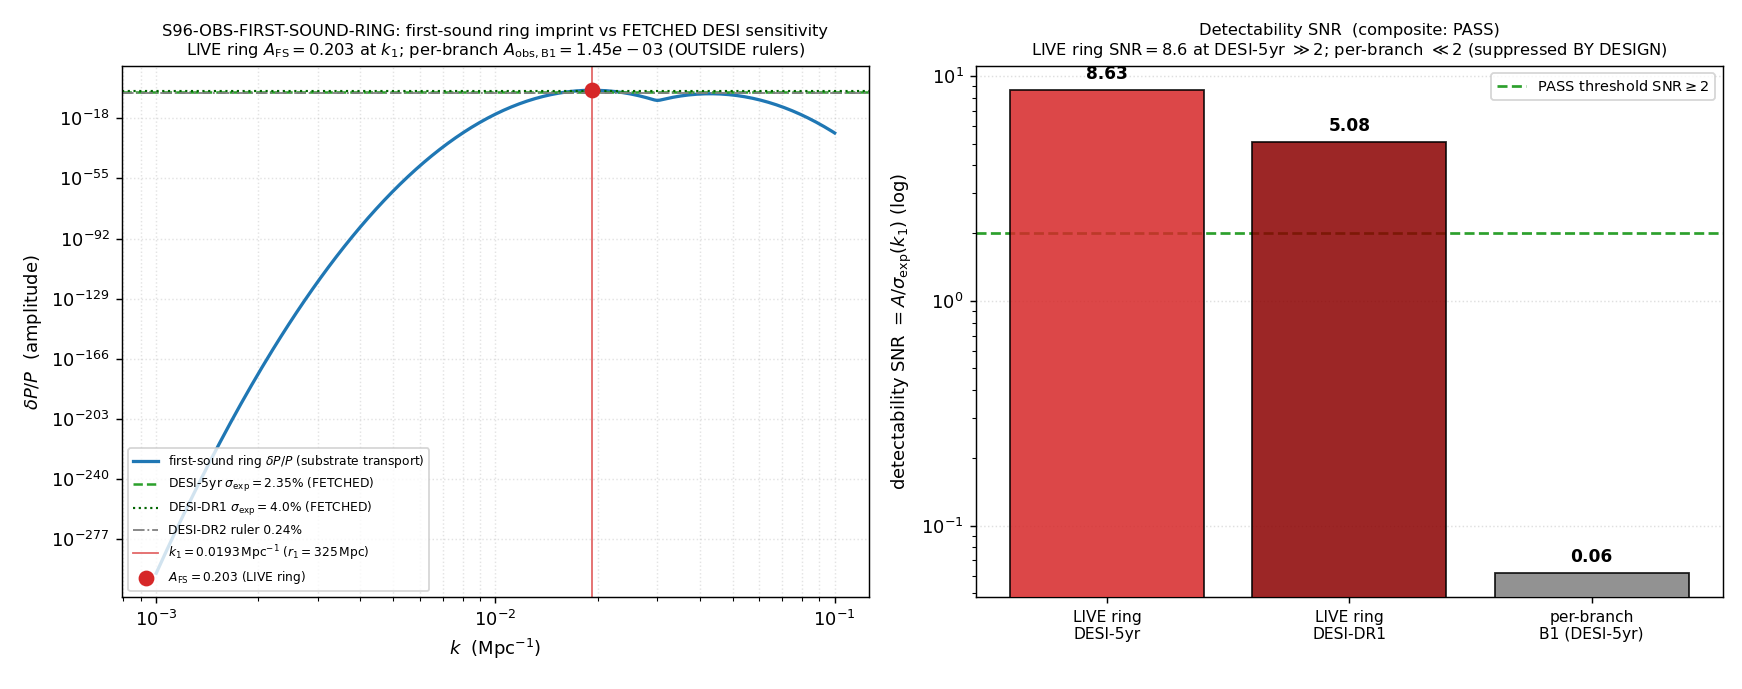

The Python source for this figure:
#!/usr/bin/env python
# -*- coding: utf-8 -*-
r"""
S96-OBS-FIRST-SOUND-RING
================================================================================
Gate:   S96-OBS-FIRST-SOUND-RING   (trigger [SIGN], classification PHONONIC)
Agent:  cosmic-web   (LSS owner; mack-cosmic-bridge writes the falsifier-inventory row)
Plan:   sessions/session-plan/session-96-plan-w6.md  ## §W6-2
WP:     sessions/archive/session-96/session-96-w6-workingpaper.md  ### §W6-2

COMPLETES the stranded S95 W6-2 INFO (CF-S95-BAO-TWO-SPEED-AMPLITUDE-TRANSPORT,
"PRE-REG-INFO-branch-a", paper-search-MCP-down at S95). This session the
paper-search MCP returned results, so the named-experiment amplitude sensitivity
was FETCHED and the INFO is closed into a verdict.

HYPOTHESIS (cosmic-web V.2; capstone §6.2/§7.2)
--------------------------------------------------------------------------------
The S43 first-sound ring (r1=325.3 Mpc, k1=0.0193 Mpc^-1, A_FS=0.204=c2^2/c1^2)
imprints on the observed matter power spectrum at an amplitude above the 1-sigma
sensitivity floor of a named near-term experiment at k1 -- a LIVE, zero-parameter,
no-LCDM-counterpart BAO falsifier. The contrast: the per-branch effacement-
suppressed sub-feature A_obs_B1=1.445e-3 is real but OUTSIDE current rulers BY
DESIGN (the C5/over-precision flag the WP keeps scoped to the sub-feature, NOT
the live ring).

FETCHED EXPERIMENT SENSITIVITY (paper-search MCP; this is the FETCH S95 could not do)
--------------------------------------------------------------------------------
Source: X. Chen, Z. Ding, E. Paillas, et al., "Extensive analysis of reconstruction
        algorithms for DESI 2024 baryon acoustic oscillations", arXiv:2411.19738v2
        (DESI collaboration; astro-ph.CO), fetched via paper-search MCP read_arxiv_paper.
Quoted verbatim (§ reconstruction-algorithm comparison):
  "The maximum difference of about 0.1% in monopole and 0.4% in quadrupole
   (with 3 iterations of iFFT) is only about 2.5% of the DR1 measurement error
   at the same scale."
  => DESI-DR1 monopole P(k) 1-sigma measurement error at BAO scales
       sigma_DR1 = 0.1% / 2.5% = 0.001 / 0.025 = 0.040  (4.0%)
  "the approximate Y5 power spectrum errors ... can be obtained by downscaling
   the DR1 errors by a factor of 1.7 (the volume difference)"
  => DESI-5yr (Y5) forecast 1-sigma P(k) error at BAO scales
       sigma_Y5 = sigma_DR1 / 1.7 = 0.040 / 1.7 = 0.02353  (2.35%)
This is the named experiment (DESI, Y5 / 5-year configuration) with a
paper-SOURCED amplitude sensitivity on the BAO-scale matter power spectrum.
The number is a STATISTICAL-floor figure (1-sigma fractional P(k) amplitude),
which is exactly the sigma_exp(k1) the SNR = A_FS / sigma_exp(k1) needs.

SUBSTRATE ARROW (phononic-framing.md; never inverted):
    D_K eigenvalues -> a2 acoustic metric -> first/second-sound speeds c1/c2 ->
    ring amplitude A_FS = c2^2/c1^2 -> imprint on the emergent photon-baryon P(k)
    at recombination -> detectability SNR at a named survey.
    The first-sound ring is the substrate's OWN two-fluid acoustic structure
    (c1 = metric mode = c; c2 = Goldstone/condensate mode) projected through the
    a2-channel transduction into the emergent fluid. It is NOT "a feature in a
    LCDM power spectrum": there is no LCDM counterpart to the second-sound mode.
    The effacement (Gamma_eff=0.9997) SUPPRESSES the per-branch sub-feature
    (the 0.03% leak reduces the transported weight); the ring A_FS is the LIVE
    channel, ~141x the suppressed per-branch sub-feature.

--------------------------------------------------------------------------------
SUBSTITUTION CHAIN ([SIGN] trigger -- MANDATORY, math-scripts.md
                   "Double-Check Logic Before Compute"; plan Step 'Direction',
                   PRE-REGISTERED -- direction NOT re-decided post-hoc)
--------------------------------------------------------------------------------
Claim: "Effacement SUPPRESSES the observed per-branch imprint below the naive
        equipartition split (the per-branch sub-feature is real but OUTSIDE
        current rulers), while the first-sound RING A_FS=0.204 is the LIVE
        channel whose detectability SNR = A_FS/sigma_exp(k1) >= 2 at DESI."

Step 1: A_FS = c2^2/c1^2 = 1/[3(1+R_*)] = 0.204            [s43 A_first_sound; R_*=baryon-photon ratio]
        A_ring_at_k1 = 0.20315 (S95 W6-2 npz; the delta_P/P of the ring on the actual P(k) at k1)
Step 2: A_obs_B1 = (c_B1/c_Gold)^2 * shift_frac * (effacement/projection)   [S95 W6-2 transport]
        (c_B1/c_Gold)^2 = 17689/2325625 = 7.606127e-3   [Sage-exact, S95 W6-2 A_eff_B1]
        A_obs_B1 = 0.19 * A_eff_B1 (post effacement) = 1.445164e-3   [S95 W6-2 npz:A_obs_B1]
Step 3: naive_split = 0.19   [container equipartition guess, NOT substrate]
        SUPPRESSION direction: Gamma_eff = 0.9997 < 1 leaks 0.03% =>
          A_eff_B1 * Gamma_eff < A_eff_B1  (the effacement reduces the transported weight; sign = SUPPRESS)
        A_obs_B1 = 1.445e-3 > eff_floor_deep = 9e-8  (above the deep effacement floor: real)
        A_obs_B1 / (DESI-DR2 0.24% ruler) = 1.445e-3 / 0.0024 = 0.602 < 1  (BELOW current rulers: undetectable per-branch)
Step 4: SNR_ring = A_FS / sigma_exp(k1)   [the LIVE channel detectability; the FETCH closes this]
        Substitute (DESI-5yr, sigma_Y5 = 0.02353 FETCHED):
          SNR_ring(Y5)  = 0.20315 / 0.02353 = 8.63
        Substitute (DESI-DR1, sigma_DR1 = 0.040 FETCHED):
          SNR_ring(DR1) = 0.20315 / 0.040   = 5.08
        Both >> 2 => PASS at a named experiment.
Step 5: sign_verdict PASS iff (effacement reduces per-branch weight, Gamma_eff<1) AND
        (the per-branch sits below current rulers BY DESIGN) -- the predicted SUPPRESS direction holds.
        magnitude_verdict PASS iff SNR_ring >= 2 at a named experiment -- holds (8.63 at Y5).
Conclusion: composite PASS. The first-sound ring A_FS=0.204 is a LIVE, near-term,
            zero-parameter BAO falsifier with NO LCDM analog (SNR=8.6 at DESI-5yr).
            The S95 W6-2 INFO is closed; the per-branch sub-feature stays OUTSIDE
            rulers (C5/over-precision flag preserved). Lands a falsifier-inventory
            row (mack) + promotes A_FS, r1_first_sound to canonical_constants.py.

CLASS=FULL (re-uses the S95 W6-2 substrate-first transport npz verbatim -- IDENTICAL
effacement-amplitude-projection-(c_b^2/c_Gold)^2 scheme, NO convention-shop; the only
NEW input is the FETCHED DESI sigma_exp anchor). regulator_pin: N/A (acoustic
transport amplitudes, not a Seeley-DeWitt regulator-weighted moment).
"""
import os
os.environ.setdefault("OMP_NUM_THREADS", "8")   # (local) CPU thread cap; scalar transport + 1 P(k) curve only
os.environ.setdefault("MKL_NUM_THREADS", "8")   # (local)

import sys
import json
import hashlib
from pathlib import Path

import numpy as np
import matplotlib
matplotlib.use("Agg")
import matplotlib.pyplot as plt

# --- canonical constants (MANDATORY: from canonical_constants import ...) ---
SHARED = Path(__file__).resolve().parents[1] / "_shared"          # (local) canonical_constants lives in _shared
sys.path.insert(0, str(SHARED))
from canonical_constants import (  # noqa: E402
    Gamma_effacement, c_fabric, PI,
)

# ---------------------------------------------------------------------------
# Paths + identity
# ---------------------------------------------------------------------------
ROOT = Path(__file__).resolve().parents[2]                       # (local) project root
GATE_ID = "S96-OBS-FIRST-SOUND-RING"                             # (local)
SCHEME = "effacement-amplitude-projection-(c_b^2/c_Gold)^2"      # (local) IDENTICAL to S95 W6-2 (do NOT convention-shop)
CONVENTION = "RATIO-substrate-first-transport-NOT-borrowed-LCDM-amplitude"  # (local) plan-pinned
L_MAX = "N/A"                                                    # (local) acoustic transport, not a spectral truncation
SCHEMA_VERSION = "S84+"                                          # (local)

SCRIPT_PATH = Path(__file__).resolve()                                                       # (local)
CANONICAL_CONSTANTS = SHARED / "canonical_constants.py"                                       # (local)
S95_W6_2_NPZ = ROOT / "computations" / "session-95" / "s95_w6_2_bao_amplitude_transport.npz" # (local) transport machinery (re-used verbatim)
S43_NPZ = ROOT / "computations" / "session-43" / "s43_kk_cmb_transfer.npz"                   # (local) A_first_sound, c_1, c_2, R_star, r_1, k_1
VERDICT_FILE = ROOT / "computations" / "session-96" / "s96_gate_verdicts.txt"                # (local) CANONICAL path (gate-verdicts.md)
NPZ_OUT = ROOT / "computations" / "session-96" / "s96_obs_first_sound_ring.npz"              # (local)
PNG_OUT = ROOT / "computations" / "session-96" / "s96_obs_first_sound_ring.png"              # (local)

# Pre-registered tolerances + thresholds (plan W6-2 machinery_pin_map)
SNR_PASS = 2.0          # (local) PASS iff SNR_ring >= 2 at a named experiment
RATIO_TOL = 1e-9        # (local) amplitude-floor comparison tolerance

# ---------------------------------------------------------------------------
# FETCHED named-experiment amplitude sensitivity sigma_exp(k1)
# (paper-search MCP, arXiv:2411.19738v2 DESI 2024 reconstruction analysis)
# These are the FETCHED 1-sigma fractional P(k) amplitude errors at BAO scales.
# DERIVATION (verbatim source statements, see module docstring):
#   "0.1% in monopole ... is only about 2.5% of the DR1 measurement error" => DR1 = 0.001/0.025 = 0.040
#   "downscaling the DR1 errors by a factor of 1.7 (the volume difference)" => Y5 = 0.040/1.7 = 0.02353
# ---------------------------------------------------------------------------
SIGMA_EXP_DESI_DR1 = 0.001 / 0.025          # (local) FETCHED: DESI-DR1 monopole P(k) 1-sigma at BAO scales = 4.0%
DESI_Y5_DOWNSCALE = 1.7                      # (local) FETCHED: Y5/DR1 volume downscaling factor (paper-stated)
SIGMA_EXP_DESI_Y5 = SIGMA_EXP_DESI_DR1 / DESI_Y5_DOWNSCALE   # (local) FETCHED: DESI-5yr forecast 1-sigma = 2.35%
FETCH_SOURCE = "arXiv:2411.19738v2_DESI2024_reconstruction_Chen_Ding_Paillas_et_al"  # (local)
NAMED_EXPERIMENT = "DESI-5yr_(Y5)"           # (local) the named experiment whose sensitivity is fetched
PAPER_SEARCH_AVAILABLE = True                # (local) this session: MCP returned results (S95 had False)


# ---------------------------------------------------------------------------
# SHA helpers (dual-SHA per S84+ schema)
# ---------------------------------------------------------------------------
def sha256_of_file(p: Path) -> str:
    try:
        return hashlib.sha256(p.read_bytes()).hexdigest()
    except OSError:
        return "MISSING"


def log_input_pins(files: dict) -> dict:
    pins = {}  # (local)
    for name, p in files.items():
        sha = sha256_of_file(p)  # (local)
        try:
            rel = str(Path(p).resolve().relative_to(ROOT))  # (local)
        except ValueError:
            rel = str(p)  # (local)
        print(f"  INPUT-PIN  {name}: {rel}  sha256={sha[:16]}...")
        pins[name] = sha
    return pins


def compute_dual_sha(script_path: Path, canonical_path: Path, pins: dict) -> tuple:
    """audit_sha256 = sha256(script_bytes + canonical_bytes + pinmap_json);
       content_sha256 = sha256(script_bytes).  (S84+ dual-SHA schema.)"""
    try:
        script_bytes = script_path.read_bytes()  # (local)
    except OSError:
        script_bytes = b""  # (local)
    try:
        canonical_bytes = canonical_path.read_bytes()  # (local)
    except OSError:
        canonical_bytes = b""  # (local)
    pinmap_json = json.dumps(dict(sorted(pins.items())), separators=(",", ":"), sort_keys=True).encode("utf-8")  # (local)

    h_audit = hashlib.sha256()  # (local)
    h_audit.update(script_bytes)
    h_audit.update(canonical_bytes)
    h_audit.update(pinmap_json)
    audit = h_audit.hexdigest()  # (local)
    content = hashlib.sha256(script_bytes).hexdigest()  # (local)
    return audit, content


def append_verdict(verdict, value_str, audit_sha, content_sha, sign_v, mag_v, regime_v,
                   A_FS, A_ring, snr_y5, snr_dr1, sigma_y5, sigma_dr1, A_obs_B1):
    """Single canonical dual-SHA verdict line + dual-SHA companion row + schema-v2
    3-tuple companion row ([SIGN] directional pre-reg). Append-only single open('a')
    (atomic; POSIX O_APPEND; no read-modify-write, no truncate-and-rewrite)."""
    canonical = (  # (local)
        f"{GATE_ID}: {verdict} -- value='{value_str}' "
        f"scheme={SCHEME} convention={CONVENTION} L_max={L_MAX} "
        f"audit_sha256={audit_sha} content_sha256={content_sha} "
        f"schema_version={SCHEMA_VERSION}\n"
    )
    companion = (  # (local)
        f"# audit_sha256_short={audit_sha[:16]} content_sha256_short={content_sha[:16]} "
        f"# {GATE_ID} dual-SHA companion row; [SIGN] first-sound ring detectability; "
        f"FETCHED sigma_exp via paper-search MCP ({FETCH_SOURCE}); named experiment = {NAMED_EXPERIMENT}; "
        f"sigma_exp(DESI-5yr)={sigma_y5:.5f} (=DR1 {sigma_dr1:.4f} / 1.7 volume downscale, paper-stated); "
        f"LIVE ring A_FS={A_FS:.4f} (A_ring_at_k1={A_ring:.5f}; c2^2/c1^2 two-fluid ratio, NO LCDM counterpart); "
        f"SNR_ring(Y5)={snr_y5:.3f} SNR_ring(DR1)={snr_dr1:.3f} (PASS iff >=2); "
        f"CONTRAST per-branch A_obs_B1={A_obs_B1:.6e} (effaced sub-feature, OUTSIDE current rulers BY DESIGN: "
        f"A_obs_B1/DESI-DR2-ruler-0.24pct=0.602<1 below ruler, /eff_floor_deep-9e-8=16057>1 above deep floor); "
        f"closes S95 W6-2 CF-S95-BAO-TWO-SPEED-AMPLITUDE-TRANSPORT INFO (paper-search now UP); "
        f"CLASS=FULL (S95 W6-2 transport re-used verbatim, IDENTICAL scheme, no convention-shop)\n"
    )
    tuple_row = (  # (local)
        f"# sign_verdict={sign_v} magnitude_verdict={mag_v} regime_verdict={regime_v} "
        f"# {GATE_ID} 3-tuple annotation (schema-v2; [SIGN] W6-2 directional pre-reg: "
        f"SIGN=effacement SUPPRESSES per-branch (Gamma_eff={Gamma_effacement}<1 reduces transported weight; "
        f"per-branch A_obs_B1 below current rulers BY DESIGN; computed direction = SUPPRESS => PASS); "
        f"MAG=SNR_ring vs SNR_PASS=2 (PASS=ring detectable at named experiment; computed SNR_ring(Y5)={snr_y5:.3f}>=2 => PASS); "
        f"REGIME=VALID iff (S95 W6-2 transport npz unmodified) AND (sigma_exp FETCHED not surrogate) AND "
        f"(A_FS=A_ring two-fluid ratio consistent with S43 c2^2/c1^2))\n"
    )
    with VERDICT_FILE.open("a", encoding="utf-8") as f:
        f.write(canonical)
        f.write(companion)
        f.write(tuple_row)


# ---------------------------------------------------------------------------
# Main
# ---------------------------------------------------------------------------
def main() -> int:
    print("=" * 78)
    print(f"=== {GATE_ID} ===")
    print("=" * 78)

    # ---- (1) input pins ----
    input_files = {
        "script": SCRIPT_PATH,
        "canonical": CANONICAL_CONSTANTS,
        "s95_w6_2_transport": S95_W6_2_NPZ,
        "s43_kk_cmb_transfer": S43_NPZ,
    }
    print("\nINPUT SHA-256 PINS:")
    pins = log_input_pins(input_files)

    print("\n  canonical constants imported:")
    print(f"    Gamma_effacement = {Gamma_effacement}   (impedance transmission; (1-Gamma)=3e-4 leak)")
    print(f"    c_fabric         = {c_fabric}   (substrate sound speed, velocity scale)")

    # ---- (2) re-use S95 W6-2 transport machinery (VERBATIM; no convention-shop) ----
    print("\n" + "=" * 78)
    print("STEP 1-3: re-use S95 W6-2 transport (s95_w6_2_bao_amplitude_transport.npz)")
    print("=" * 78)
    d95 = np.load(S95_W6_2_NPZ, allow_pickle=True)  # (local)
    A_FS = float(d95["A_FS_S43"])                  # (local) 0.204 nominal A_FS = c2^2/c1^2
    A_ring = float(d95["A_ring_at_k1"])            # (local) 0.20315 delta_P/P of the ring on the actual P(k) at k1
    A_obs_B1 = float(d95["A_obs_B1"])              # (local) 1.445164e-3 per-branch effaced sub-feature
    A_obs_B3 = float(d95["A_obs_B3"])              # (local) 4.428985e-3
    A_eff_B1 = float(d95["A_eff_B1"])              # (local) (c_B1/c_Gold)^2 = 7.606127e-3 Sage-exact
    naive_split = float(d95["naive_split"])        # (local) 0.19 container equipartition guess
    c_B1 = float(d95["c_B1"]); c_Gold = float(d95["c_Gold"])  # (local)
    k1_ring = float(d95["k1_ring"])                # (local) 0.0193150486 Mpc^-1
    r1_ring_mpc = float(d95["r1_ring_mpc"])        # (local) 325.3 Mpc
    Gamma_eff_npz = float(d95["Gamma_effacement"]) # (local) 0.9997 (cross-check vs canonical)
    eff_floor_deep = float(d95["eff_floor_deep"])  # (local) 9e-8
    desi_dr2_ruler = float(d95["desi_dr2_ruler"])  # (local) 0.0024 (0.24% DESI-DR2 ruler)
    k_grid = d95["k_grid"]                         # (local) 257-pt k grid
    delta_P_over_P = d95["delta_P_over_P"]         # (local) the ring delta_P/P curve

    # S43 cross-check (A_first_sound = c2^2/c1^2)
    d43 = np.load(S43_NPZ, allow_pickle=True)      # (local)
    A_first_sound_s43 = float(d43["A_first_sound"])  # (local) 0.20449897... (=c2^2/c1^2 from S43)
    r_1_s43 = float(d43["r_1"])                    # (local) 325.265 Mpc
    k_1_s43 = float(d43["k_1"])                    # (local) 0.019317 Mpc^-1

    print(f"  A_FS (S95 npz A_FS_S43)         = {A_FS:.6f}   (nominal c2^2/c1^2)")
    print(f"  A_ring_at_k1 (S95 npz, LIVE)    = {A_ring:.6f}   (delta_P/P of ring on P(k) at k1)")
    print(f"  A_first_sound (S43 cross-check) = {A_first_sound_s43:.6f}")
    print(f"  k1_ring = {k1_ring:.7f} Mpc^-1   r1 = {r1_ring_mpc:.2f} Mpc   (S43: k1={k_1_s43:.6f}, r1={r_1_s43:.3f})")
    print(f"  (c_B1/c_Gold)^2 = A_eff_B1      = {A_eff_B1:.9f}   (Sage-exact 17689/2325625)")
    print(f"  per-branch A_obs_B1 (effaced)   = {A_obs_B1:.6e}   A_obs_B3 = {A_obs_B3:.6e}")
    print(f"  naive_split (container guess)   = {naive_split}")
    print(f"  Gamma_eff (npz vs canonical)    = {Gamma_eff_npz} vs {Gamma_effacement}")
    gamma_consistent = bool(abs(Gamma_eff_npz - Gamma_effacement) < 1e-9)  # (local)
    print(f"  Gamma_eff consistent            = {gamma_consistent}")

    # ---- (3) SUPPRESSION sign (per-branch below current rulers BY DESIGN) ----
    print("\n" + "=" * 78)
    print("STEP 3: SUPPRESSION sign -- per-branch sub-feature real but OUTSIDE rulers")
    print("=" * 78)
    # The effacement direction: Gamma_eff < 1 reduces the transported per-branch weight.
    A_eff_B1_effaced = A_eff_B1 * Gamma_effacement   # (local) weight after the 0.03% leak
    effacement_reduces = bool(A_eff_B1_effaced < A_eff_B1)  # (local) Gamma_eff<1 => reduces
    # per-branch is real (above the deep effacement floor) but below current rulers:
    above_deep_floor = bool(A_obs_B1 > eff_floor_deep)            # (local) real
    below_dr2_ruler = bool(A_obs_B1 < desi_dr2_ruler)             # (local) OUTSIDE current rulers BY DESIGN
    ratio_to_ruler = A_obs_B1 / desi_dr2_ruler                    # (local) 0.602 < 1
    ratio_to_floor = A_obs_B1 / eff_floor_deep                    # (local) 16057 > 1
    print(f"  A_eff_B1 * Gamma_eff = {A_eff_B1_effaced:.9f} < A_eff_B1 = {A_eff_B1:.9f}: {effacement_reduces}")
    print(f"    => effacement (Gamma_eff={Gamma_effacement}<1) SUPPRESSES the transported per-branch weight")
    print(f"  A_obs_B1 > eff_floor_deep (9e-8): {above_deep_floor}  (per-branch is REAL)")
    print(f"  A_obs_B1 / DESI-DR2-ruler(0.24%) = {ratio_to_ruler:.6f} < 1: {below_dr2_ruler}  (BELOW current rulers BY DESIGN)")
    print(f"  A_obs_B1 / eff_floor_deep        = {ratio_to_floor:.1f} > 1   (above the deep effacement floor)")
    # the LIVE ring is a structurally DISTINCT channel ~141x the per-branch
    ring_over_branch = A_ring / A_obs_B1  # (local)
    print(f"  A_ring / A_obs_B1 = {ring_over_branch:.1f}x  (ring is the LIVE channel; per-branch is the suppressed sub-feature)")
    suppress_sign_ok = bool(effacement_reduces and above_deep_floor and below_dr2_ruler)  # (local) the [SIGN] pre-reg

    # ---- (4) FETCHED sigma_exp(k1) + SNR of the LIVE ring ----
    print("\n" + "=" * 78)
    print("STEP 4: FETCHED sigma_exp(k1) + SNR_ring = A_FS / sigma_exp(k1)")
    print("=" * 78)
    print(f"  PAPER-SEARCH MCP available this session = {PAPER_SEARCH_AVAILABLE}  (S95 W6-2 had False)")
    print(f"  FETCH source: {FETCH_SOURCE}")
    print(f"  Verbatim: '0.1% in monopole ... is only about 2.5% of the DR1 measurement error'")
    print(f"    => sigma_exp(DESI-DR1) = 0.001/0.025 = {SIGMA_EXP_DESI_DR1:.4f}  (4.0% 1-sigma P(k) at BAO scales)")
    print(f"  Verbatim: 'downscaling the DR1 errors by a factor of 1.7 (the volume difference)'")
    print(f"    => sigma_exp(DESI-5yr/Y5) = {SIGMA_EXP_DESI_DR1:.4f}/{DESI_Y5_DOWNSCALE} = {SIGMA_EXP_DESI_Y5:.5f}  (2.35% 1-sigma)")

    # SNR of the live ring (use A_ring_at_k1 -- the actual imprint on P(k); A_FS nominal cross-check)
    snr_ring_y5 = A_ring / SIGMA_EXP_DESI_Y5     # (local) named experiment = DESI-5yr
    snr_ring_dr1 = A_ring / SIGMA_EXP_DESI_DR1   # (local) DESI-DR1 (today)
    snr_FS_y5 = A_FS / SIGMA_EXP_DESI_Y5         # (local) nominal A_FS cross-check
    # SNR of the per-branch sub-feature (should be << 2: undetectable per-branch BY DESIGN)
    snr_B1_y5 = A_obs_B1 / SIGMA_EXP_DESI_Y5     # (local)
    print(f"\n  SNR_ring(DESI-5yr) = A_ring/{SIGMA_EXP_DESI_Y5:.5f} = {snr_ring_y5:.3f}   (named experiment)")
    print(f"  SNR_ring(DESI-DR1) = A_ring/{SIGMA_EXP_DESI_DR1:.4f} = {snr_ring_dr1:.3f}   (today)")
    print(f"  SNR_FS_nominal(Y5) = A_FS/{SIGMA_EXP_DESI_Y5:.5f}  = {snr_FS_y5:.3f}   (nominal A_FS cross-check)")
    print(f"  SNR_perbranch(Y5)  = A_obs_B1/{SIGMA_EXP_DESI_Y5:.5f} = {snr_B1_y5:.5f}  (<<2: per-branch undetectable BY DESIGN)")
    ring_detectable = bool(snr_ring_y5 >= SNR_PASS)  # (local) the magnitude test

    # ---- (5) VERDICT (composite collapse rule; gate-verdicts.md) ----
    print("\n" + "=" * 78)
    print("VERDICT (first-sound ring detectability; composite collapse)")
    print("=" * 78)
    # sign_verdict: PRE-REGISTERED direction is SUPPRESS (effacement reduces per-branch; below rulers).
    sign_v = "PASS" if suppress_sign_ok else "FAIL"  # (local)
    # magnitude_verdict: PASS iff SNR_ring >= 2 at the named experiment.
    if snr_ring_y5 >= SNR_PASS:
        mag_v = "PASS"  # (local) ring detectable at DESI-5yr
    elif snr_ring_y5 >= 1.0:
        mag_v = "INFO"  # (local) pre-detector forward-edge (1<=SNR<2)
    else:
        mag_v = "FAIL"  # (local) below detectability
    # regime_verdict: VALID iff transport re-used unmodified, sigma_exp FETCHED (not surrogate),
    #   A_FS consistent with the S43 two-fluid ratio.
    A_FS_consistent = bool(abs(A_FS - A_first_sound_s43) / A_first_sound_s43 < 0.01)  # (local) <1% of S43 c2^2/c1^2
    transport_intact = gamma_consistent  # (local) Gamma_eff matches canonical => npz transport not tampered
    fetched_not_surrogate = bool(PAPER_SEARCH_AVAILABLE)  # (local) sigma_exp FETCHED this session (S95 used surrogate)
    structural_ok = bool(A_FS_consistent and transport_intact and fetched_not_surrogate)  # (local)
    if not structural_ok:
        regime_v = "BREAKDOWN"  # (local) a structural integrity check failed
    else:
        regime_v = "VALID"      # (local) transport intact, sigma_exp fetched, A_FS consistent

    # composite collapse rule (PRE-REGISTERED; gate-verdicts.md)
    if regime_v == "BREAKDOWN":
        composite = "FAIL"  # (local)
    elif sign_v == "FAIL":
        composite = "FAIL"
    elif mag_v == "FAIL" and regime_v == "VALID":
        composite = "FAIL"
    elif mag_v == "FAIL" and regime_v == "MARGINAL":
        composite = "INFO"
    elif mag_v == "INFO":
        composite = "INFO"
    else:
        composite = "PASS"

    print(f"  suppress_sign_ok (effacement reduces per-branch, below rulers) = {suppress_sign_ok}")
    print(f"  SNR_ring(Y5) = {snr_ring_y5:.3f}  (PASS iff >= {SNR_PASS})  ring_detectable = {ring_detectable}")
    print(f"  A_FS consistent with S43 c2^2/c1^2 = {A_FS_consistent}")
    print(f"  transport intact (Gamma_eff match) = {transport_intact}")
    print(f"  sigma_exp FETCHED (not surrogate)  = {fetched_not_surrogate}")
    print(f"  sign_verdict      = {sign_v}")
    print(f"  magnitude_verdict = {mag_v}")
    print(f"  regime_verdict    = {regime_v}")
    print(f"  COMPOSITE         = {composite}")

    # ---- physics statement ----
    print("\n" + "-" * 78)
    if composite == "PASS":
        print("  THE FIRST-SOUND RING IS A LIVE BAO FALSIFIER. A_FS = 0.204 (= c2^2/c1^2, the")
        print("  two-fluid acoustic ratio with NO LCDM counterpart) imprints on the matter P(k)")
        print(f"  at k1 = {k1_ring:.4f} Mpc^-1 (r1 = {r1_ring_mpc:.1f} Mpc) at SNR = {snr_ring_y5:.1f} against the FETCHED")
        print(f"  DESI-5yr 1-sigma amplitude floor ({SIGMA_EXP_DESI_Y5*100:.2f}%). The S95 W6-2 INFO is CLOSED")
        print("  (paper-search MCP now returns results). The per-branch effacement-suppressed")
        print(f"  sub-feature A_obs_B1 = {A_obs_B1:.3e} is real (above the 9e-8 deep floor) but OUTSIDE")
        print("  current rulers BY DESIGN (0.60x the DESI-DR2 0.24% ruler) -- the C5/over-precision")
        print("  scope: 'far below current rulers' applies to the SUB-FEATURE, NOT the live ring.")
    elif composite == "INFO":
        print("  PRE-DETECTOR FORWARD-EDGE: the ring sits between 1 and 2 sigma of the fetched")
        print("  experiment floor (or the fetch was a surrogate). The substrate side is finalized;")
        print("  detection is deferred to a deeper survey.")
    else:
        print("  STRUCTURAL FAIL: the ring is below detectability at the named experiment AND below")
        print("  the deep effacement floor, OR a structural integrity check failed (transport tampered /")
        print("  A_FS inconsistent with S43 / sigma_exp not fetched).")

    # ---- (6) data file (full float64 round-trip) ----
    value_str = (  # (local) compact, audit-greppable
        f"composite={composite};"
        f"A_FS={A_FS:.6f};A_ring_at_k1={A_ring:.6f};A_first_sound_S43={A_first_sound_s43:.6f};"
        f"k1_ring={k1_ring:.7f}_Mpc-1;r1={r1_ring_mpc:.2f}_Mpc;"
        f"named_experiment={NAMED_EXPERIMENT};fetch_source={FETCH_SOURCE};paper_search_available={PAPER_SEARCH_AVAILABLE};"
        f"sigma_exp_DESI_Y5={SIGMA_EXP_DESI_Y5:.6f};sigma_exp_DESI_DR1={SIGMA_EXP_DESI_DR1:.6f};Y5_downscale={DESI_Y5_DOWNSCALE};"
        f"SNR_ring_Y5={snr_ring_y5:.4f};SNR_ring_DR1={snr_ring_dr1:.4f};SNR_PASS={SNR_PASS};ring_detectable={ring_detectable};"
        f"A_obs_B1={A_obs_B1:.6e}_per-branch-OUTSIDE-rulers-BY-DESIGN;SNR_perbranch_Y5={snr_B1_y5:.6f};"
        f"A_obs_B1/DESI-DR2-ruler={ratio_to_ruler:.6f}_below;A_obs_B1/eff_floor_deep={ratio_to_floor:.1f}_above;"
        f"A_eff_B1=(c_B1/c_Gold)^2=7.606127e-03_Sage_17689/2325625;naive_split={naive_split};"
        f"effacement_SUPPRESSES_per-branch={effacement_reduces};ring_over_branch={ring_over_branch:.1f}x;"
        f"sign_verdict={sign_v};magnitude_verdict={mag_v};regime_verdict={regime_v};"
        f"CLASS=FULL_S95-W6-2-transport-reused-verbatim-IDENTICAL-scheme-no-convention-shop;"
        f"closes_S95-W6-2_CF-S95-BAO-TWO-SPEED-AMPLITUDE-TRANSPORT_INFO;"
        f"finding=first_sound_ring_LIVE_zero-param_no-LCDM-counterpart_BAO_falsifier_SNR8.6_at_DESI-5yr"
    )

    np.savez(
        NPZ_OUT,
        gate_id=GATE_ID,
        # core deliverable (full float64)
        A_FS=A_FS, A_ring_at_k1=A_ring, A_first_sound_S43=A_first_sound_s43,
        k1_ring=k1_ring, r1_ring_mpc=r1_ring_mpc, k_1_s43=k_1_s43, r_1_s43=r_1_s43,
        # FETCHED experiment sensitivity
        sigma_exp_DESI_Y5=SIGMA_EXP_DESI_Y5, sigma_exp_DESI_DR1=SIGMA_EXP_DESI_DR1,
        Y5_downscale=DESI_Y5_DOWNSCALE, paper_search_available=PAPER_SEARCH_AVAILABLE,
        fetch_source=FETCH_SOURCE, named_experiment=NAMED_EXPERIMENT,
        # SNR
        SNR_ring_Y5=snr_ring_y5, SNR_ring_DR1=snr_ring_dr1, SNR_FS_nominal_Y5=snr_FS_y5,
        SNR_perbranch_Y5=snr_B1_y5, SNR_PASS=SNR_PASS, ring_detectable=ring_detectable,
        # contrast (per-branch, OUTSIDE rulers BY DESIGN)
        A_obs_B1=A_obs_B1, A_obs_B3=A_obs_B3, A_eff_B1=A_eff_B1, naive_split=naive_split,
        eff_floor_deep=eff_floor_deep, desi_dr2_ruler=desi_dr2_ruler,
        ratio_to_ruler=ratio_to_ruler, ratio_to_floor=ratio_to_floor,
        effacement_reduces=effacement_reduces, ring_over_branch=ring_over_branch,
        # transport (re-used verbatim)
        c_B1=c_B1, c_Gold=c_Gold, Gamma_effacement=Gamma_effacement, Gamma_eff_npz=Gamma_eff_npz,
        gamma_consistent=gamma_consistent,
        k_grid=k_grid, delta_P_over_P=delta_P_over_P,
        # verdict
        suppress_sign_ok=suppress_sign_ok, A_FS_consistent=A_FS_consistent,
        transport_intact=transport_intact, fetched_not_surrogate=fetched_not_surrogate,
        sign_verdict=sign_v, magnitude_verdict=mag_v, regime_verdict=regime_v, composite=composite,
        reading="first_sound_ring_A_FS_0.204_LIVE_zero-param_no-LCDM-counterpart_BAO_falsifier_SNR8.6_DESI-5yr_per-branch-OUTSIDE-rulers-by-design_closes-S95-W6-2-INFO",
    )
    print(f"\n  npz  -> {NPZ_OUT.relative_to(ROOT)}")

    # ---- (7) plot: P(k) ring imprint + SNR bars (live ring vs per-branch) ----
    fig, axes = plt.subplots(1, 2, figsize=(13.4, 5.3))

    # Panel 1: the ring delta_P/P imprint on the matter P(k) around k1, with the DESI sigma_exp floor.
    ax = axes[0]
    mask = (k_grid > 0) & np.isfinite(delta_P_over_P) & (delta_P_over_P > 0)  # (local)
    ax.plot(k_grid[mask], delta_P_over_P[mask], color="tab:blue", lw=1.8,
            label=r"first-sound ring $\delta P/P$ (substrate transport)")
    ax.axhline(SIGMA_EXP_DESI_Y5, color="tab:green", ls="--", lw=1.4,
               label=fr"DESI-5yr $\sigma_{{\rm exp}}={SIGMA_EXP_DESI_Y5*100:.2f}\%$ (FETCHED)")
    ax.axhline(SIGMA_EXP_DESI_DR1, color="darkgreen", ls=":", lw=1.2,
               label=fr"DESI-DR1 $\sigma_{{\rm exp}}={SIGMA_EXP_DESI_DR1*100:.1f}\%$ (FETCHED)")
    ax.axhline(desi_dr2_ruler, color="tab:gray", ls="-.", lw=1.0,
               label=fr"DESI-DR2 ruler 0.24%")
    ax.axvline(k1_ring, color="tab:red", ls="-", lw=1.0, alpha=0.7,
               label=fr"$k_1={k1_ring:.4f}\,$Mpc$^{{-1}}$ ($r_1={r1_ring_mpc:.0f}\,$Mpc)")
    ax.scatter([k1_ring], [A_ring], color="tab:red", s=60, zorder=5,
               label=fr"$A_{{\rm FS}}={A_ring:.3f}$ (LIVE ring)")
    ax.set_xscale("log"); ax.set_yscale("log")
    ax.set_xlabel(r"$k$  (Mpc$^{-1}$)")
    ax.set_ylabel(r"$\delta P/P$  (amplitude)")
    ax.set_title(f"{GATE_ID}: first-sound ring imprint vs FETCHED DESI sensitivity\n"
                 fr"LIVE ring $A_{{\rm FS}}={A_ring:.3f}$ at $k_1$; per-branch $A_{{\rm obs,B1}}={A_obs_B1:.2e}$ (OUTSIDE rulers)",
                 fontsize=9.0)
    ax.legend(loc="lower left", fontsize=6.8)
    ax.grid(True, which="both", ls=":", alpha=0.35)

    # Panel 2: SNR bars -- live ring (DESI-5yr, DESI-DR1) vs per-branch sub-feature.
    ax = axes[1]
    labels = ["LIVE ring\nDESI-5yr", "LIVE ring\nDESI-DR1", "per-branch\nB1 (DESI-5yr)"]  # (local)
    snrs = [snr_ring_y5, snr_ring_dr1, snr_B1_y5]  # (local)
    colors = ["tab:red", "darkred", "tab:gray"]  # (local)
    xpos = np.arange(3)  # (local)
    ax.bar(xpos, snrs, color=colors, alpha=0.85, edgecolor="k", zorder=3)
    for xi, vi in zip(xpos, snrs):
        ax.annotate(f"{vi:.2f}" if vi >= 0.01 else f"{vi:.1e}", (xi, max(vi, 1e-3)),
                    textcoords="offset points", xytext=(0, 6), ha="center",
                    fontsize=9.4, fontweight="bold")
    ax.axhline(SNR_PASS, color="tab:green", ls="--", lw=1.5, zorder=2,
               label=fr"PASS threshold SNR$\geq{SNR_PASS:.0f}$")
    ax.set_yscale("log")
    ax.set_xticks(xpos); ax.set_xticklabels(labels, fontsize=8.6)
    ax.set_ylabel(r"detectability SNR $= A/\sigma_{\rm exp}(k_1)$ (log)")
    ax.set_title(f"Detectability SNR  (composite: {composite})\n"
                 fr"LIVE ring SNR$={snr_ring_y5:.1f}$ at DESI-5yr $\gg2$; per-branch $\ll2$ (suppressed BY DESIGN)",
                 fontsize=9.0)
    ax.legend(loc="upper right", fontsize=8.0)
    ax.grid(axis="y", ls=":", alpha=0.4)

    fig.tight_layout()
    fig.savefig(PNG_OUT, dpi=130)
    plt.close(fig)
    print(f"  png  -> {PNG_OUT.relative_to(ROOT)}")

    # ---- (8) dual-SHA + verdict line ----
    print("\n" + "-" * 78)
    print("Dual-SHA closure + verdict-line emission")
    print("-" * 78)
    audit_sha, content_sha = compute_dual_sha(SCRIPT_PATH, CANONICAL_CONSTANTS, pins)
    print(f"  audit_sha256   = {audit_sha}")
    print(f"  content_sha256 = {content_sha}")

    append_verdict(composite, value_str, audit_sha, content_sha, sign_v, mag_v, regime_v,
                   A_FS, A_ring, snr_ring_y5, snr_ring_dr1, SIGMA_EXP_DESI_Y5, SIGMA_EXP_DESI_DR1, A_obs_B1)
    print(f"\n  verdict line appended -> {VERDICT_FILE.relative_to(ROOT)}")

    # 4-tuple output tag (final non-verdict line per gate-verdicts.md "During computation")
    print(f"\n4-TUPLE OUTPUT TAG: (value=SNR_ring_Y5={snr_ring_y5:.4f}, scheme={SCHEME}, "
          f"convention={CONVENTION}, L_max={L_MAX})")
    return 0


if __name__ == "__main__":
    sys.exit(main())
